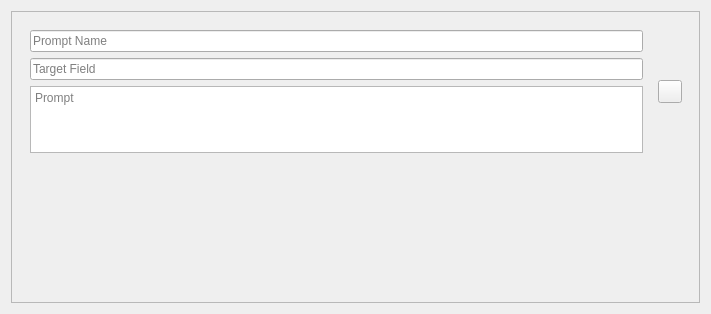
<?xml version="1.0" encoding="UTF-8"?>
<ui version="4.0">
 <class>Form</class>
 <widget class="QWidget" name="Form">
  <property name="geometry">
   <rect>
    <x>0</x>
    <y>0</y>
    <width>711</width>
    <height>314</height>
   </rect>
  </property>
  <property name="sizePolicy">
   <sizepolicy hsizetype="MinimumExpanding" vsizetype="MinimumExpanding">
    <horstretch>0</horstretch>
    <verstretch>0</verstretch>
   </sizepolicy>
  </property>
  <property name="minimumSize">
   <size>
    <width>500</width>
    <height>0</height>
   </size>
  </property>
  <property name="baseSize">
   <size>
    <width>300</width>
    <height>0</height>
   </size>
  </property>
  <layout class="QVBoxLayout" name="verticalLayout">
   <item>
    <widget class="QFrame" name="frame">
     <property name="sizePolicy">
      <sizepolicy hsizetype="MinimumExpanding" vsizetype="MinimumExpanding">
       <horstretch>0</horstretch>
       <verstretch>0</verstretch>
      </sizepolicy>
     </property>
     <property name="minimumSize">
      <size>
       <width>500</width>
       <height>170</height>
      </size>
     </property>
     <property name="frameShape">
      <enum>QFrame::StyledPanel</enum>
     </property>
     <property name="frameShadow">
      <enum>QFrame::Raised</enum>
     </property>
     <widget class="QWidget" name="layoutWidget">
      <property name="geometry">
       <rect>
        <x>10</x>
        <y>10</y>
        <width>661</width>
        <height>141</height>
       </rect>
      </property>
      <layout class="QHBoxLayout" name="horizontalLayout">
       <property name="sizeConstraint">
        <enum>QLayout::SetNoConstraint</enum>
       </property>
       <item>
        <widget class="QWidget" name="widget" native="true">
         <property name="sizePolicy">
          <sizepolicy hsizetype="MinimumExpanding" vsizetype="MinimumExpanding">
           <horstretch>0</horstretch>
           <verstretch>0</verstretch>
          </sizepolicy>
         </property>
         <property name="minimumSize">
          <size>
           <width>0</width>
           <height>110</height>
          </size>
         </property>
         <layout class="QVBoxLayout" name="verticalLayout_2">
          <item>
           <widget class="QLineEdit" name="promptNameInput">
            <property name="sizePolicy">
             <sizepolicy hsizetype="Expanding" vsizetype="Fixed">
              <horstretch>0</horstretch>
              <verstretch>0</verstretch>
             </sizepolicy>
            </property>
            <property name="placeholderText">
             <string>Prompt Name</string>
            </property>
           </widget>
          </item>
          <item>
           <widget class="QLineEdit" name="targetFieldInput">
            <property name="sizePolicy">
             <sizepolicy hsizetype="Expanding" vsizetype="Fixed">
              <horstretch>0</horstretch>
              <verstretch>0</verstretch>
             </sizepolicy>
            </property>
            <property name="placeholderText">
             <string>Target Field</string>
            </property>
           </widget>
          </item>
          <item>
           <widget class="QTextEdit" name="promptInput">
            <property name="sizePolicy">
             <sizepolicy hsizetype="Expanding" vsizetype="MinimumExpanding">
              <horstretch>0</horstretch>
              <verstretch>0</verstretch>
             </sizepolicy>
            </property>
            <property name="minimumSize">
             <size>
              <width>0</width>
              <height>30</height>
             </size>
            </property>
            <property name="acceptRichText">
             <bool>false</bool>
            </property>
            <property name="placeholderText">
             <string>Prompt</string>
            </property>
           </widget>
          </item>
         </layout>
        </widget>
       </item>
       <item alignment="Qt::AlignRight|Qt::AlignVCenter">
        <widget class="QToolButton" name="removePromptButton">
         <property name="sizePolicy">
          <sizepolicy hsizetype="Fixed" vsizetype="Fixed">
           <horstretch>0</horstretch>
           <verstretch>0</verstretch>
          </sizepolicy>
         </property>
         <property name="toolTip">
          <string>Remove this prompt</string>
         </property>
        </widget>
       </item>
      </layout>
     </widget>
    </widget>
   </item>
  </layout>
 </widget>
 <resources/>
 <connections/>
</ui>
